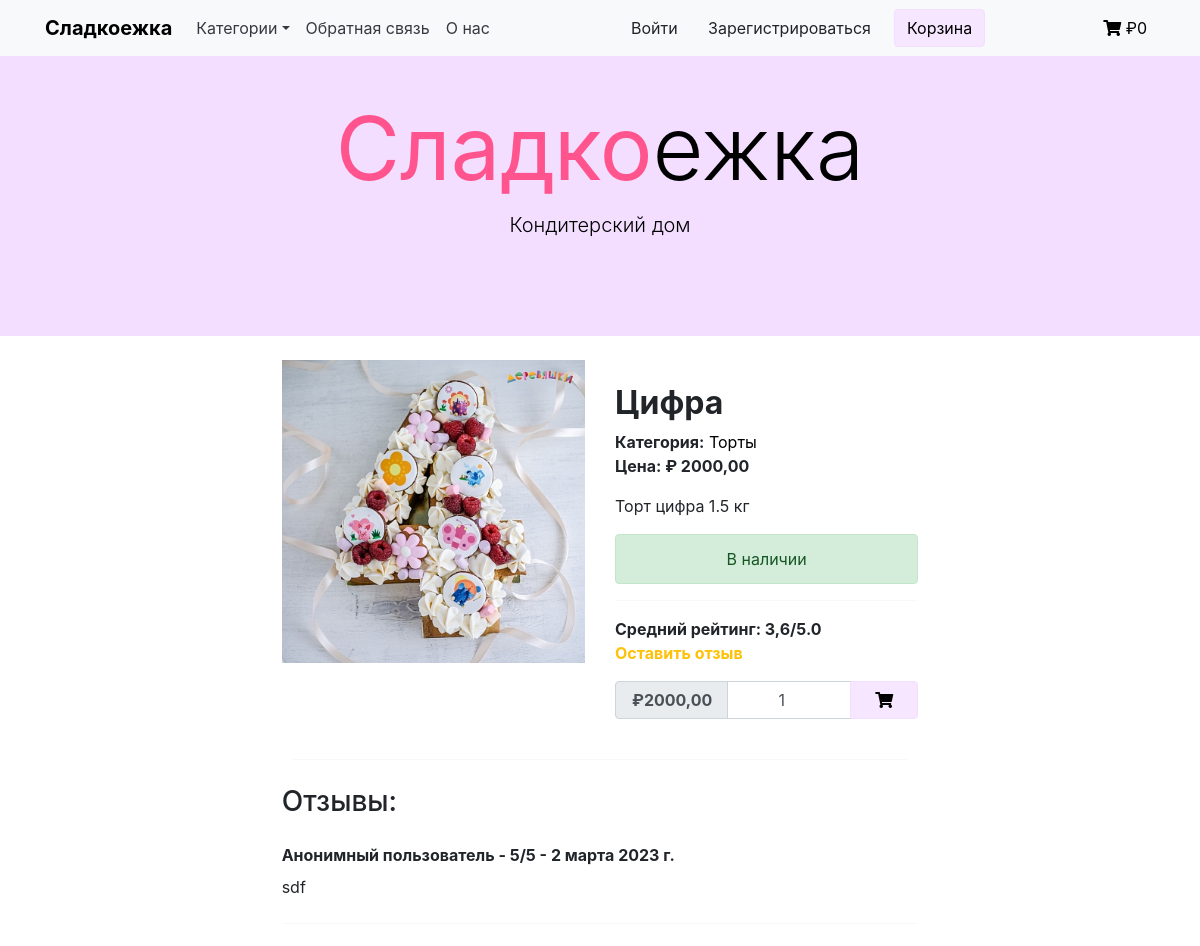
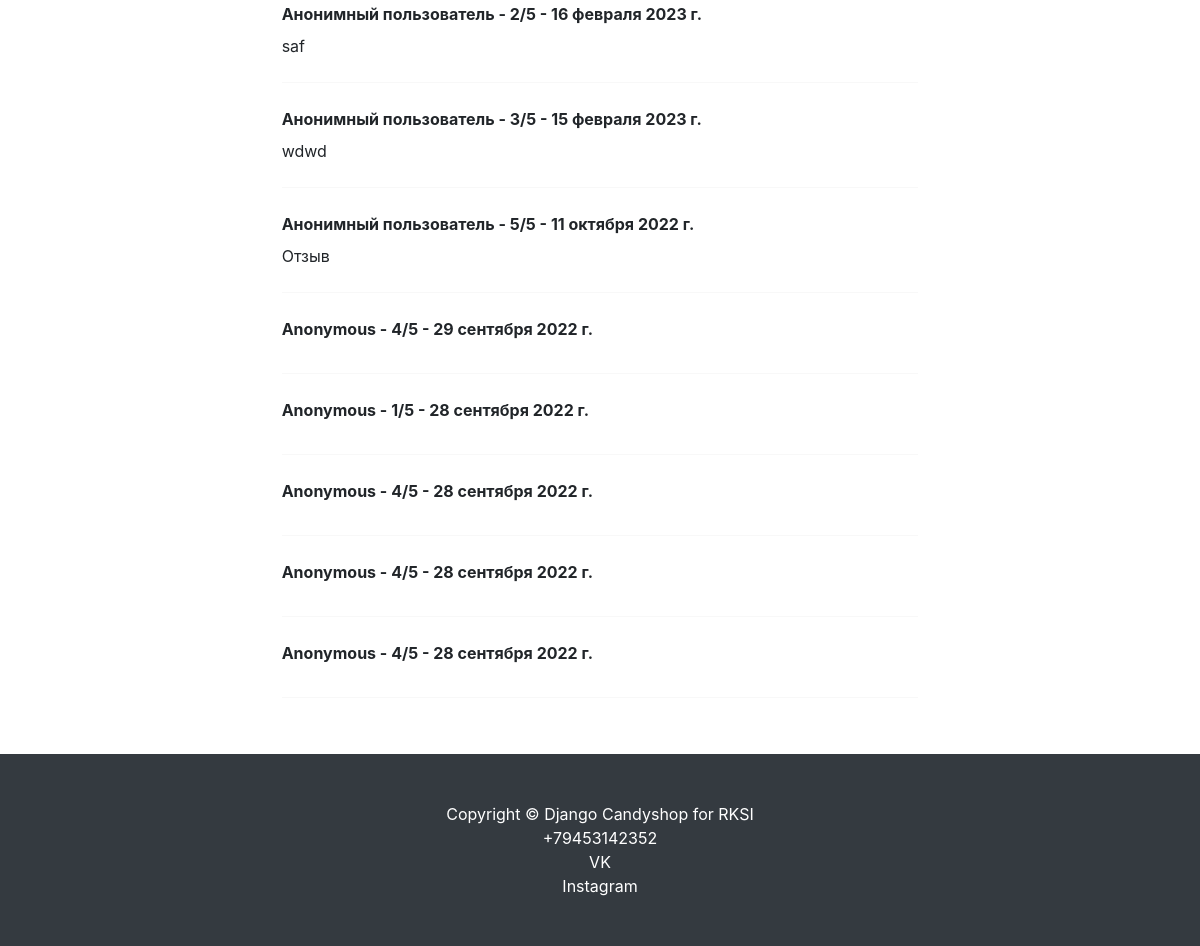
Page /category/cake/cake_digit on the committed database (2 pictures, top to bottom).
### shop/models.py (models this page shows, shortened)
class Product(models.Model):
    category = models.ForeignKey(Category, verbose_name='Категория', on_delete=models.CASCADE)
    title = models.CharField(max_length=255, verbose_name='Наименование')
    slug = models.SlugField(unique=True)
    image = models.ImageField(verbose_name='Изображение')
    description = models.TextField(verbose_name='Описание', null=True)
    price = models.DecimalField(max_digits=9, decimal_places=2, verbose_name='Цена')
    available = models.BooleanField(default=True, verbose_name='Доступность')
    class Meta:
        verbose_name = 'Товары'  # отображение названия в админке
        verbose_name_plural = 'Товары'  # отображение названия в админке
        ordering = ('title',)
    def get_average_review_score(self):
        average_score = 0.0
        if self.reviews.count() > 0:
            total_score = sum([review.rating for review in self.reviews.all()])
            average_score = total_score / self.reviews.count()
        return round(average_score, 1)

class Category(models.Model):
    name = models.CharField(max_length=255, verbose_name='Имя категории')
    slug = models.SlugField(unique=True)
    class Meta:
        ordering = ('name',)  # сортировка применяется и в отображении в админке и в шаблонах
        verbose_name = 'Категории'
        verbose_name_plural = 'Категории'
    def __str__(self):
        return self.name
    def get_absolute_url(self):
        return reverse('shop:product_list_by_category', args=[self.slug])

class Review(models.Model):
    product = models.ForeignKey(Product, related_name='reviews', on_delete=models.CASCADE, verbose_name='Продукт')
    author = models.CharField(max_length=50, verbose_name='Автор')
    rating = models.IntegerField(validators=[MinValueValidator(1), MaxValueValidator(5)], verbose_name='Рейтинг')
    text = models.TextField(blank=True, verbose_name='Текст')
    created = models.DateTimeField(auto_now_add=True, verbose_name='Дата создания')
    class Meta:
        ordering = ('-created', )

### shop/views.py (the view, shortened to what this page needs)
# urls.py: path('category/<slug:category_slug>/<slug:slug>', ProductDetailView.as_view(), name='product_detail'),
class ProductDetailView(DataMixin, DetailView):
    model = Product
    context_object_name = 'product'
    template_name = 'shop/product/detail.html'
    def get_context_data(self, **kwargs):
        context = super().get_context_data(**kwargs)
        context['category'] = get_object_or_404(Category, slug=self.kwargs['category_slug'])
        context['review_form'] = ReviewForm()
        context['cart_product_form'] = CartAddProductForm()
        context = self.get_user_context(**context)
        return context

### shop/forms.py
class ReviewForm(forms.ModelForm):
    class Meta:
        model = Review
        fields = ['text', 'rating']
        widgets = {
            'text': forms.Textarea(
                attrs={'class': 'form-control shadow px-2',
                       'rows': 6
                       }
            ),
            'rating': forms.RadioSelect
        }

### cart/forms.py
class CartAddProductForm(forms.Form):
    quantity = forms.IntegerField(
        min_value=1,
        widget=NumberInput(attrs={
            'class': 'form-control text-center px-3',
            'value': 1
        })
    )

### cart/cart_services.py (called while the page is built)
    def get_cart(self) -> Dict[str, Dict[str, Union[str, int]]]:
        return self.session.get(settings.CART_ID, {})

### cart/context_processors.py (called while the page is built)
def get_cart_total_price(request):
    cart = Cart(request)
    cart_total_price = sum(Decimal(item['price']) * item['quantity'] for item in cart.get_cart().values())
    return {
        'cart_total_price': cart_total_price
    }

### shop/context_processors.py (called while the page is built)
def get_categories_from_shop(request):
    categories = Category.objects.all()
    return {'categories': categories}

### shop/utils.py (called while the page is built)
    def get_user_context(self, **kwargs):
        context = kwargs
        categories = Category.objects.all()
        context['categories'] = categories
        return context

### shop/templates/shop/product/detail.html (shortened to what this page needs)
{% extends "shop/base.html" %}
{% load static %}
{% block content %}
    <br>
    <div class="card shadow-custom border-0 col-lg-8 mx-auto">
        <div class="row justify-content-center">
            <div class="col-lg-6">
                <img src="{{ product.image.url }}" alt="" class="img-fluid rounded-0">
            </div>
            <div class="col-lg-6">
                <div class="top">
                    <h2 class="mt-4 font-weight-bold text-grey">{{ product.title }}</h2>
                    <div>
                        <span class="font-weight-bold text-grey">Категория:</span>
                        <a href="{{ product.category.get_absolute_url }}" style="color:black;"> {{ product.category }}</a>
                    </div>
                    <div>
                        <span class="font-weight-bold text-grey">Цена: <span class="price">₽ {{ product.price }}</span></span>
                    </div>
                </div>
                <div class="mt-3">
                    {{ product.description }}
                </div>
                {% if product.available %}
                    <div class="alert alert-success my-3 text-center">В наличии</div>
                {% else %}
                    <div class="alert alert-danger my-3 text-center">Временно недоступен</div>
                {% endif %}
                <hr>
                <div class="review">
                    <span class="font-weight-bold text-grey">Средний рейтинг: {{ product.get_average_review_score }}/5.0</span>
                    <div class="mb-3 font-weight-bold">
                        <a href="" class="text-warning" data-toggle="modal" data-target="#myModal">Оставить отзыв</a>
                    </div>
                </div>
                <div class="mb-4">
                    <form action="{% url 'cart:cart_add' product.id %}" method="post">
                        <span class="input-group add-to-cart shadow-custom">
                            <div class="input-group-prepend">
                                <span class="input-group-text font-weight-bold px-3 price">₽{{ product.price }}</span>
                            </div>
                            {{ cart_product_form.quantity }}
                            <div class="input-group-append">
                                <button class="btn btn-primary px-4 reduce_padding" style="color:black; background-color:#f7e6ff; border-color:#f3deff" type="submit" data-toggle="tooltip" data-placement="top" title="Add to cart">
                                    <i class="fas fa-shopping-cart" ></i>
                                </button>
                            </div>
                        </span>
                    </form>
                </div>
            </div>
        </div>
    </div>
    <hr class="col-7 mx-auto">
    <div class="card shadow-custom border-0 col-lg-8 mx-auto mb-3">
        <h3 class="py-2 text-grey">Отзывы:</h3>
        {% for review in product.reviews.all %}
            <span class="font-weight-bold py-2 text-grey">{{ review.author }} - {{ review.rating }}/5 - {{ review.created|date }}</span>
            <span class="text-justify pb-2">{{ review.text }}</span>
            <hr>
        {% empty %}
            <span class="pb-2">Пока нет отзывов</span>
        {% endfor %}
    </div>
{% endblock %}

### shop/static/shop/css/base.css (style rules this page uses)
body { margin:0; padding:0; font-family:'Lobster'; }
h1, h2, h3, h4, h5 , h6 { font-family: 'Lobster'; font-weight:normal; }
a { text-decoration:none; color:#5993bb; }

### rows in the picture
Product: image (picture), title "Цифра", category "Торты", price "2000,00", description "Торт цифра 1.5 кг", get_average_review_score "3,6"
Review: author "Анонимный пользователь", rating "5", created "2 марта 2023 г.", text "sdf"
Review: author "Анонимный пользователь", rating "2", created "16 февраля 2023 г.", text "saf"
Review: author "Анонимный пользователь", rating "3", created "15 февраля 2023 г.", text "wdwd"
Review: author "Анонимный пользователь", rating "5", created "11 октября 2022 г.", text "Отзыв"
Review: author "Anonymous", rating "4", created "29 сентября 2022 г."
Review: author "Anonymous", rating "1", created "28 сентября 2022 г."
Review: author "Anonymous", rating "4", created "28 сентября 2022 г."
Review: author "Anonymous", rating "4", created "28 сентября 2022 г."
Review: author "Anonymous", rating "4", created "28 сентября 2022 г."

### other values in the picture
{{ cart_total_price }} "0"
